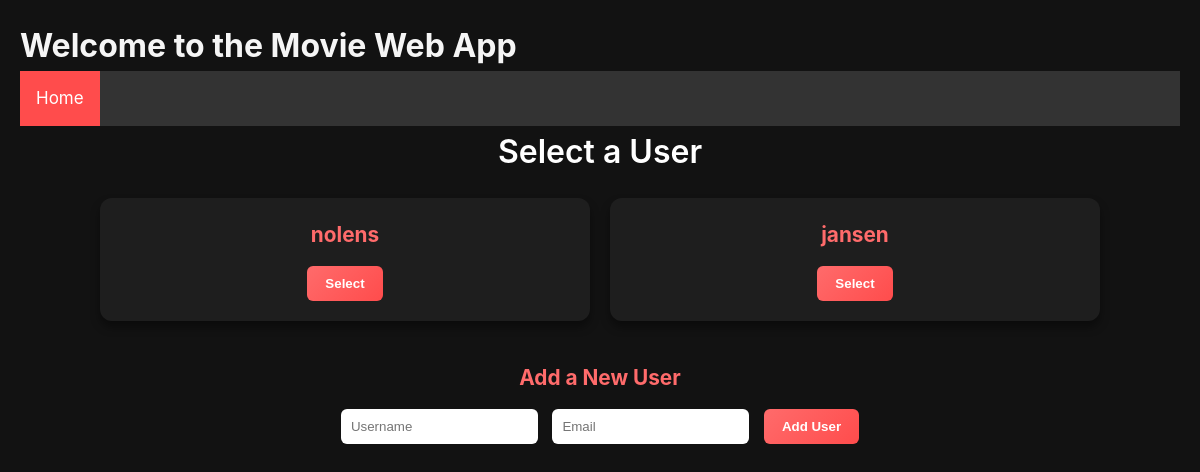
Before: / with the older database file.
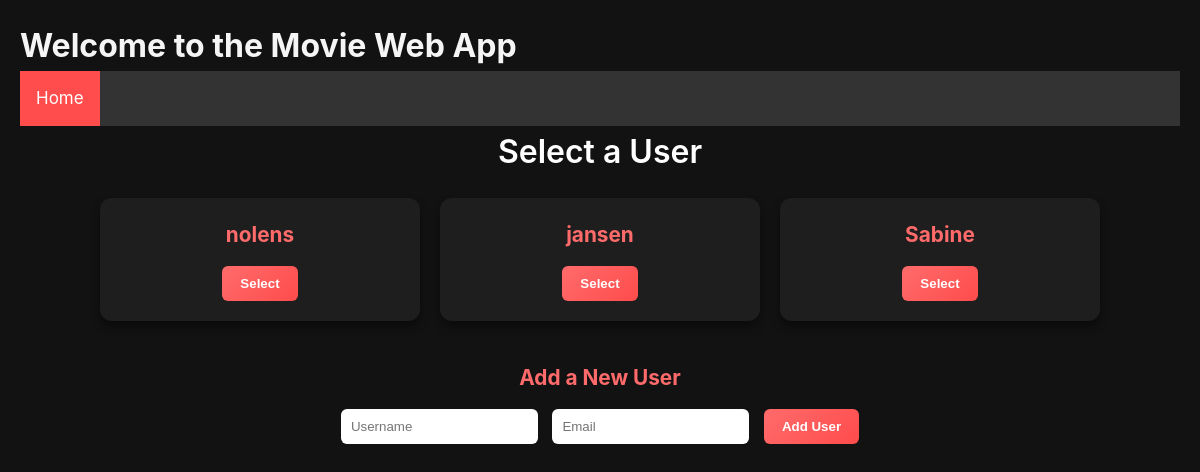
After: the same page with the newer database file.
### models.py (models this page shows, shortened)
class User(db.Model):
    id = db.Column(db.Integer, primary_key=True)
    username = db.Column(db.String(100), unique=True, nullable=False)

### app.py (the view)
@app.route('/')
def home():
    users = data_manager.get_all_users()
    return render_template('index.html', users=users)

### data_manager.py (called while the page is built)
    def get_all_users(self):
        return User.query.all()

### templates/index.html (shortened to what this page needs)
{% extends "base.html" %}
{% block content %}
<main>
    <h2>Select a User</h2>
    <div class="card-list">
        {% if users %}
            {% for user in users %}
                <div class="card">
                    <h3>{{ user.username }}</h3>
                    <form method="POST" action="{{ url_for('select_user') }}">
                        <button type="submit">Select</button>
                    </form>
                </div>
            {% endfor %}
        {% else %}
            <p style="text-align:center;">No users available. Please add one below.</p>
        {% endif %}
    </div>
    <h3 style="margin-top: 40px; text-align:center;">Add a New User</h3>
    <form method="POST" action="{{ url_for('add_user') }}" style="text-align:center;">
        <input type="text" name="username" placeholder="Username" required>
        <input type="text" name="email" placeholder="Email" required>
        <button type="submit">Add User</button>
    </form>
</main>
{% endblock %}

Changed rows visible on the page:
added User: username "Sabine"
